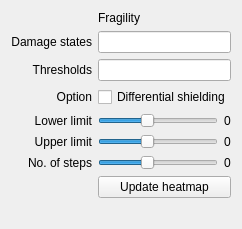
        <widget class="QWidget" name="options_tab">
         <attribute name="title">
          <string>Options</string>
         </attribute>
         <layout class="QGridLayout" name="gridLayout_2">
          <item row="7" column="0">
           <widget class="QLabel" name="label_38">
            <property name="text">
             <string>Upper limit</string>
            </property>
            <property name="alignment">
             <set>Qt::AlignRight|Qt::AlignTrailing|Qt::AlignVCenter</set>
            </property>
           </widget>
          </item>
          <item row="6" column="0">
           <widget class="QLabel" name="label_28">
            <property name="text">
             <string>Lower limit</string>
            </property>
            <property name="alignment">
             <set>Qt::AlignRight|Qt::AlignTrailing|Qt::AlignVCenter</set>
            </property>
           </widget>
          </item>
          <item row="6" column="1">
           <layout class="QHBoxLayout" name="horizontalLayout_37">
            <item>
             <widget class="QSlider" name="redV">
              <property name="minimum">
               <number>0</number>
              </property>
              <property name="maximum">
               <number>250</number>
              </property>
              <property name="value">
               <number>100</number>
              </property>
              <property name="orientation">
               <enum>Qt::Horizontal</enum>
              </property>
              <property name="invertedAppearance">
               <bool>false</bool>
              </property>
              <property name="invertedControls">
               <bool>false</bool>
              </property>
              <property name="tickPosition">
               <enum>QSlider::NoTicks</enum>
              </property>
              <property name="tickInterval">
               <number>0</number>
              </property>
             </widget>
            </item>
            <item>
             <widget class="QLabel" name="redVLabel">
              <property name="text">
               <string>0</string>
              </property>
             </widget>
            </item>
           </layout>
          </item>
          <item row="8" column="0">
           <widget class="QLabel" name="label_43">
            <property name="text">
             <string>No. of steps</string>
            </property>
            <property name="alignment">
             <set>Qt::AlignRight|Qt::AlignTrailing|Qt::AlignVCenter</set>
            </property>
           </widget>
          </item>
          <item row="9" column="0">
           <widget class="QLabel" name="label_44">
            <property name="text">
             <string/>
            </property>
            <property name="alignment">
             <set>Qt::AlignRight|Qt::AlignTrailing|Qt::AlignVCenter</set>
            </property>
           </widget>
          </item>
          <item row="7" column="1">
           <layout class="QHBoxLayout" name="horizontalLayout_40">
            <item>
             <widget class="QSlider" name="blueV">
              <property name="minimum">
               <number>0</number>
              </property>
              <property name="maximum">
               <number>250</number>
              </property>
              <property name="value">
               <number>100</number>
              </property>
              <property name="orientation">
               <enum>Qt::Horizontal</enum>
              </property>
              <property name="invertedAppearance">
               <bool>false</bool>
              </property>
              <property name="invertedControls">
               <bool>false</bool>
              </property>
              <property name="tickPosition">
               <enum>QSlider::NoTicks</enum>
              </property>
              <property name="tickInterval">
               <number>0</number>
              </property>
             </widget>
            </item>
            <item>
             <widget class="QLabel" name="blueVLabel">
              <property name="text">
               <string>0</string>
              </property>
             </widget>
            </item>
           </layout>
          </item>
          <item row="8" column="1">
           <layout class="QHBoxLayout" name="horizontalLayout_41">
            <item>
             <widget class="QSlider" name="vStep">
              <property name="minimum">
               <number>0</number>
              </property>
              <property name="maximum">
               <number>250</number>
              </property>
              <property name="value">
               <number>100</number>
              </property>
              <property name="orientation">
               <enum>Qt::Horizontal</enum>
              </property>
              <property name="invertedAppearance">
               <bool>false</bool>
              </property>
              <property name="invertedControls">
               <bool>false</bool>
              </property>
              <property name="tickPosition">
               <enum>QSlider::NoTicks</enum>
              </property>
              <property name="tickInterval">
               <number>0</number>
              </property>
             </widget>
            </item>
            <item>
             <widget class="QLabel" name="vStepLabel">
              <property name="text">
               <string>0</string>
              </property>
             </widget>
            </item>
           </layout>
          </item>
          <item row="2" column="1">
           <widget class="QLineEdit" name="fragilityThresholds"/>
          </item>
          <item row="9" column="1">
           <widget class="QPushButton" name="applyDisplayChangesButton">
            <property name="text">
             <string>Update heatmap</string>
            </property>
           </widget>
          </item>
          <item row="17" column="0">
           <widget class="QLabel" name="label_51">
            <property name="text">
             <string/>
            </property>
            <property name="alignment">
             <set>Qt::AlignRight|Qt::AlignTrailing|Qt::AlignVCenter</set>
            </property>
           </widget>
          </item>
          <item row="2" column="0">
           <widget class="QLabel" name="label_49">
            <property name="text">
             <string>Thresholds</string>
            </property>
            <property name="alignment">
             <set>Qt::AlignRight|Qt::AlignTrailing|Qt::AlignVCenter</set>
            </property>
           </widget>
          </item>
          <item row="1" column="0">
           <widget class="QLabel" name="label_48">
            <property name="text">
             <string>Damage states</string>
            </property>
            <property name="alignment">
             <set>Qt::AlignRight|Qt::AlignTrailing|Qt::AlignVCenter</set>
            </property>
           </widget>
          </item>
          <item row="1" column="1">
           <widget class="QLineEdit" name="fragilityStates">
            <property name="mouseTracking">
             <bool>false</bool>
            </property>
           </widget>
          </item>
          <item row="3" column="1">
           <widget class="QCheckBox" name="diffShielding">
            <property name="sizePolicy">
             <sizepolicy hsizetype="Minimum" vsizetype="Minimum">
              <horstretch>0</horstretch>
              <verstretch>0</verstretch>
             </sizepolicy>
            </property>
            <property name="mouseTracking">
             <bool>true</bool>
            </property>
            <property name="text">
             <string>Differential shielding</string>
            </property>
           </widget>
          </item>
          <item row="3" column="0">
           <widget class="QLabel" name="label_47">
            <property name="text">
             <string>Option</string>
            </property>
            <property name="alignment">
             <set>Qt::AlignRight|Qt::AlignTrailing|Qt::AlignVCenter</set>
            </property>
           </widget>
          </item>
          <item row="0" column="1" alignment="Qt::AlignLeft|Qt::AlignVCenter">
           <widget class="QLabel" name="label_50">
            <property name="text">
             <string>Fragility</string>
            </property>
            <property name="alignment">
             <set>Qt::AlignRight|Qt::AlignTrailing|Qt::AlignVCenter</set>
            </property>
           </widget>
          </item>
         </layout>
        </widget>
